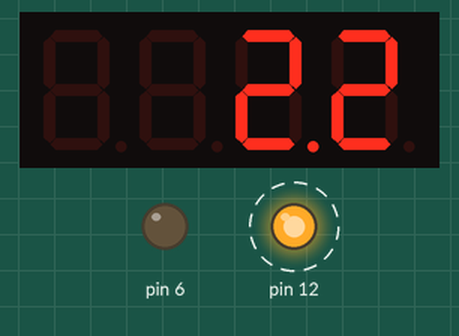
Simulated run of this sketch. Board: Arduino Leonardo, built for the host (arithmetic inside an expression is 32-bit, double 64-bit). Parts: 4-digit seven-segment display, output pins drawn as LEDs (lit = HIGH). Dashed ring = blinking.

Above: at 5.05 s.
At 6.15 s:
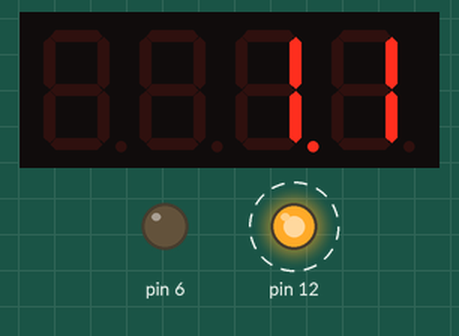
At 7.3 s:
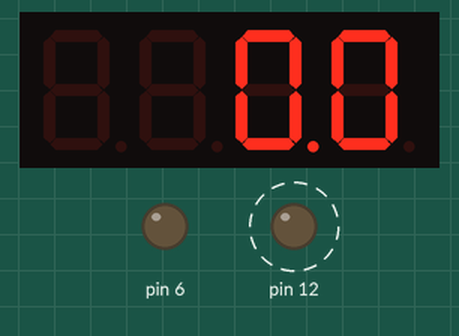
At 39.3 s:
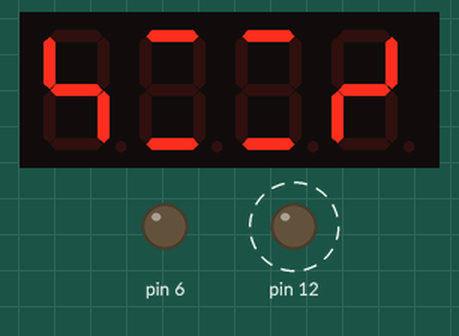
Timing chart, 0 to 40.0 s (numbered marks = the images above):
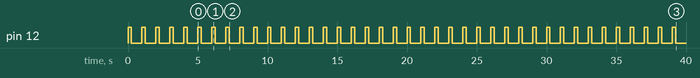

The sketch:

task5_task1_2_3_scheduler.ino
```cpp
#include "SevSeg.h" //(Copyright 2020 Dean Reading)
SevSeg sevseg; //Instantiate a seven segment controller object

#define prescaler 8

#define E 659 //Hz
#define C 523 //Hz
#define G 784 //Hz
#define g 392 //Hz
#define R 0   //Rest, play no sound

int melody[] = {E, R, E, R, R, E, R, R, C, R, E, R, R, G, R, R, R, R, R, g, R};

int counter = -1;
bool delays = false;
unsigned long start = 0;
unsigned long temp = 0;
unsigned long smiley_timer = 0;
int task2_counter = 0;
uint8_t smile[4] = {0x64, 0x09, 0x09, 0x52};  // Segments to turn on for all 4-digits to display a smiley

/*******************  Prototypes for Part 5 functions  ********************/
void task3();                                         // Countdown for each decisecond on a 4-digit 7-segment display
void task2();                                         // plays song, rest, then repeat
void task2_2(int freq);                               // plays a song (Mario theme song)
void task2_1(int freq);                               // plays a tone
void task1();                                         // flash an external LED


void setup() {
  // Initialize external LED
  pinMode(12, OUTPUT);

  // Initialize passive buzzer
  pinMode(6, OUTPUT);

  // Setup timer
  TCCR4B = 0;
  TCCR4A = 0;
  TCCR4B |= (1 << WGM42) | (1 << CS41);    // set to CTC mode and prescaler 8
  TCCR4A |= (1 << COM4A0);                // toggle (buzzer) pin when TIMER4_ON_BIT reaches MAX

  // Setup start time timestamp
  // start = millis();
  temp = millis();

  // Setup 7-segment
  byte numDigits = 4;
  byte digitPins[] = {22, 23, 24, 25};
  byte segmentPins[] = {26, 27, 28, 29, 30, 31, 32, 33};
  bool resistorsOnSegments = false; // 'false' means resistors are on digit pins
  byte hardwareConfig = COMMON_CATHODE; // See README.md for options
  bool updateWithDelays = false; // Default 'false' is Recommended
  bool leadingZeros = false; // Use 'true' if you'd like to keep the leading zeros
  bool disableDecPoint = false; // Use 'true' if your decimal point doesn't exist or isn't connected

  sevseg.begin(hardwareConfig, numDigits, digitPins, segmentPins, resistorsOnSegments,
  updateWithDelays, leadingZeros, disableDecPoint);
  sevseg.setBrightness(90);
}

void loop() {
  task5();
}

void task5() {
  // Always run task 1
  task1();
  // Run task 2 twice
  if (task2_counter < 2) {
    task2();
  }
  // Run task 3 after running task 2 twice
  else if (task2_counter == 2) {
    task3();
    start = millis();
  }
  // Run task 2 for the final time
  else if (task2_counter == 3) {
    task2();
    smiley_timer = millis();
  }
  // Display a smiley face for 2 sec
  else if (millis() - smiley_timer < 2000) {
    task5_1();
  }
}

// Display a smiley face
void task5_1() {
  sevseg.setSegments(smile);
  sevseg.refreshDisplay(); // Must run repeatedly
}

void task3() {
  static unsigned long timer = millis();
  static int deciSeconds = 30;

  // Count for each decisecond (=100ms)
  if (millis() - timer >= 100) {
    timer += 100;
    // If not finished counting down to 0, display countdown
    if (deciSeconds > 0) {
      deciSeconds--; // 100 milliSeconds is equal to 1 deciSecond
      sevseg.setNumber(deciSeconds, 1);
    }
    // if finished, then increment counter (to update Task 5 scheduler)
    else {
      task2_counter++;
    }
  }

  sevseg.refreshDisplay(); // Must run repeatedly

}

// Play song for 2.1 seconds, rest for 6.1 seconds, repeat
void task2() {
  // Play the song
  if (millis() - start < 2100) {
    task2_2(melody[counter]);
  }
  // Else, reset counter and timestamp
  else {
    counter = -1;
    start = millis();
    task2_counter++;
  }
}

// Play each note in the array. Will result in playing the whole song
void task2_2(int freq) {
  if (millis() - temp > 100) {
    counter++;
    temp = millis();
  } else {
    task2_1(melody[counter]);
  }
}

// Play a tone given a frequency
void task2_1(int freq) {
  if (freq == 0) {
    OCR4A = 0;
  } else {
    OCR4A = F_CPU / (2 * prescaler * freq);
  }
}

void task1() {
  if (millis() % 1000 < 250) {
    digitalWrite(12, HIGH);
  } else {
    digitalWrite(12, LOW);
  }
}
```

Measured:
- by itself, pin 12: alternates HIGH for 0.25 s and LOW for 0.75 s
- what the display in image 2 shows lasts 2.2 s, from 7.2 s to 9.4 s
